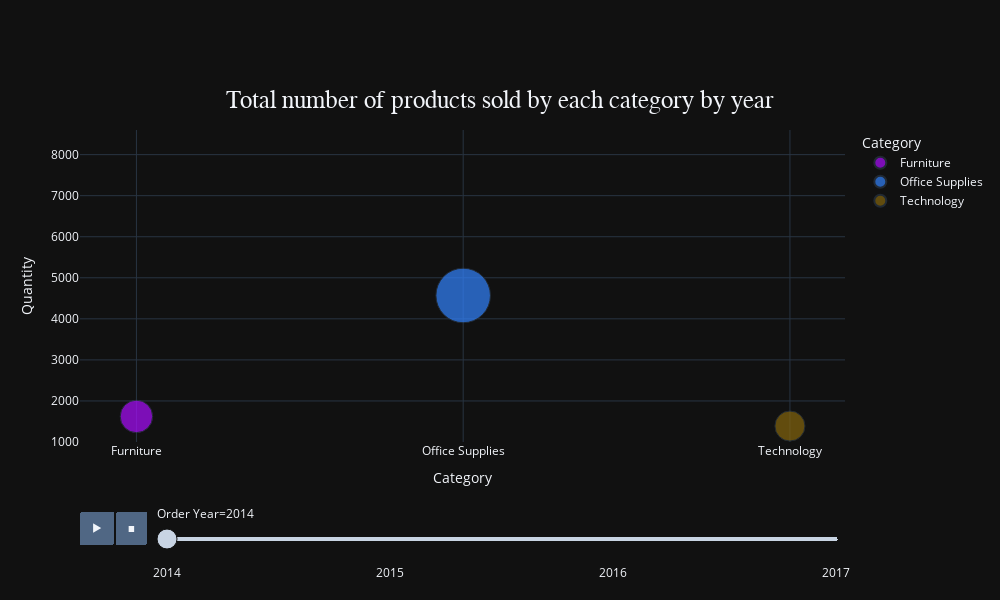

Notebook code cell kept with this figure:
### Code cell
#Plot
fig=px.scatter(plot_df, y = 'Quantity', x = 'Category', size = 'Quantity', hover_name = 'Category', color = 'Category', 
           color_discrete_sequence=px.colors.qualitative.Alphabet, template = 'plotly_dark',
           animation_frame = 'Order Year',size_max=50,
           range_y=[1000,8600]).update_yaxes(categoryarray = ['Furniture', 'Office Supplies', 'Technology'])

fig.update_layout(title={'text': "Total number of products sold by each category by year",'y':0.85,'x':0.5},
                  titlefont = dict(size = 25, family="Franklin Gothic"),
                  height = 600,
                  width = 1000,
                  margin=dict(t=130 ,))

fig.show()

### Figure 1 — Plotly figure (JSON) as saved in the notebook; plotly's stock layout.template omitted (floating-point values rounded to 4 significant figures)
{"data": [{"hovertemplate": "<b>%{hovertext}</b><br><br>Category=%{x}<br>Order Year=2014<br>Quantity=%{marker.size}<extra></extra>", "hovertext": ["Furniture"], "legendgroup": "Furniture", "marker": {"color": "#AA0DFE", "size": [1623], "sizemode": "area", "sizeref": 3.07, "symbol": "circle"}, "mode": "markers", "name": "Furniture", "orientation": "v", "showlegend": true, "type": "scatter", "x": ["Furniture"], "xaxis": "x", "y": [1623], "yaxis": "y"}, {"hovertemplate": "<b>%{hovertext}</b><br><br>Category=%{x}<br>Order Year=2014<br>Quantity=%{marker.size}<extra></extra>", "hovertext": ["Office Supplies"], "legendgroup": "Office Supplies", "marker": {"color": "#3283FE", "size": [4569], "sizemode": "area", "sizeref": 3.07, "symbol": "circle"}, "mode": "markers", "name": "Office Supplies", "orientation": "v", "showlegend": true, "type": "scatter", "x": ["Office Supplies"], "xaxis": "x", "y": [4569], "yaxis": "y"}, {"hovertemplate": "<b>%{hovertext}</b><br><br>Category=%{x}<br>Order Year=2014<br>Quantity=%{marker.size}<extra></extra>", "hovertext": ["Technology"], "legendgroup": "Technology", "marker": {"color": "#85660D", "size": [1389], "sizemode": "area", "sizeref": 3.07, "symbol": "circle"}, "mode": "markers", "name": "Technology", "orientation": "v", "showlegend": true, "type": "scatter", "x": ["Technology"], "xaxis": "x", "y": [1389], "yaxis": "y"}], "layout": {"height": 600, "legend": {"itemsizing": "constant", "title": {"text": "Category"}, "tracegroupgap": 0}, "margin": {"t": 130}, "sliders": [{"active": 0, "currentvalue": {"prefix": "Order Year="}, "len": 0.9, "pad": {"b": 10, "t": 60}, "steps": [{"args": [["2014"], {"frame": {"duration": 0, "redraw": false}, "fromcurrent": true, "mode": "immediate", "transition": {"duration": 0, "easing": "linear"}}], "label": "2014", "method": "animate"}, {"args": [["2015"], {"frame": {"duration": 0, "redraw": false}, "fromcurrent": true, "mode": "immediate", "transition": {"duration": 0, "easing": "linear"}}], "label": "2015", "method": "animate"}, {"args": [["2016"], {"frame": {"duration": 0, "redraw": false}, "fromcurrent": true, "mode": "immediate", "transition": {"duration": 0, "easing": "linear"}}], "label": "2016", "method": "animate"}, {"args": [["2017"], {"frame": {"duration": 0, "redraw": false}, "fromcurrent": true, "mode": "immediate", "transition": {"duration": 0, "easing": "linear"}}], "label": "2017", "method": "animate"}], "x": 0.1, "xanchor": "left", "y": 0, "yanchor": "top"}], "title": {"font": {"family": "Franklin Gothic", "size": 25}, "text": "Total number of products sold by each category by year", "x": 0.5, "y": 0.85}, "updatemenus": [{"buttons": [{"args": [null, {"frame": {"duration": 500, "redraw": false}, "fromcurrent": true, "mode": "immediate", "transition": {"duration": 500, "easing": "linear"}}], "label": "&#9654;", "method": "animate"}, {"args": [[null], {"frame": {"duration": 0, "redraw": false}, "fromcurrent": true, "mode": "immediate", "transition": {"duration": 0, "easing": "linear"}}], "label": "&#9724;", "method": "animate"}], "direction": "left", "pad": {"r": 10, "t": 70}, "showactive": false, "type": "buttons", "x": 0.1, "xanchor": "right", "y": 0, "yanchor": "top"}], "width": 1000, "xaxis": {"anchor": "y", "categoryarray": ["Furniture", "Office Supplies", "Technology"], "categoryorder": "array", "domain": [0, 1], "title": {"text": "Category"}}, "yaxis": {"anchor": "x", "categoryarray": ["Furniture", "Office Supplies", "Technology"], "domain": [0, 1], "range": [1000, 8600], "title": {"text": "Quantity"}}}}
